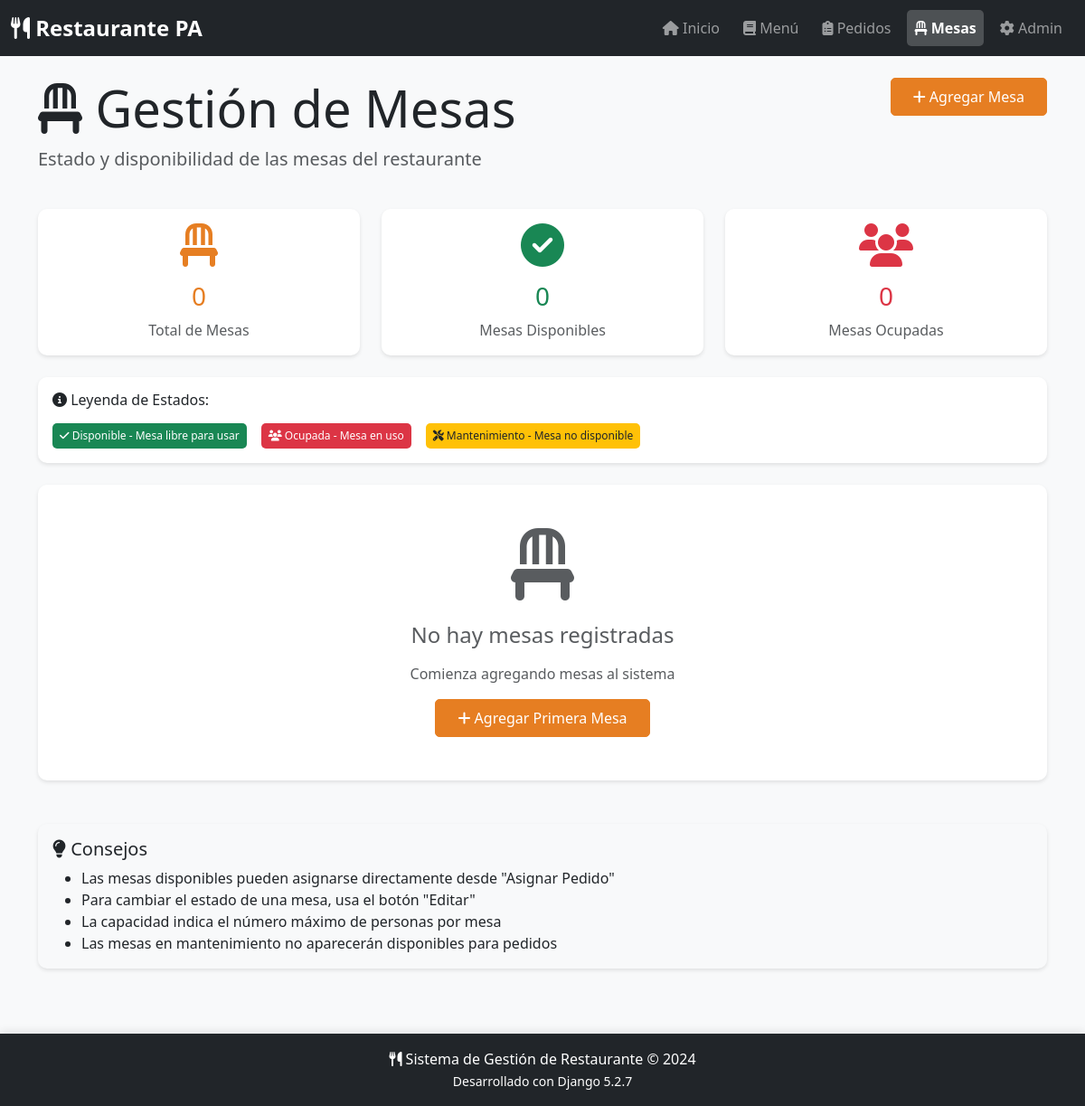
Before: /mesas/ with the older database file.
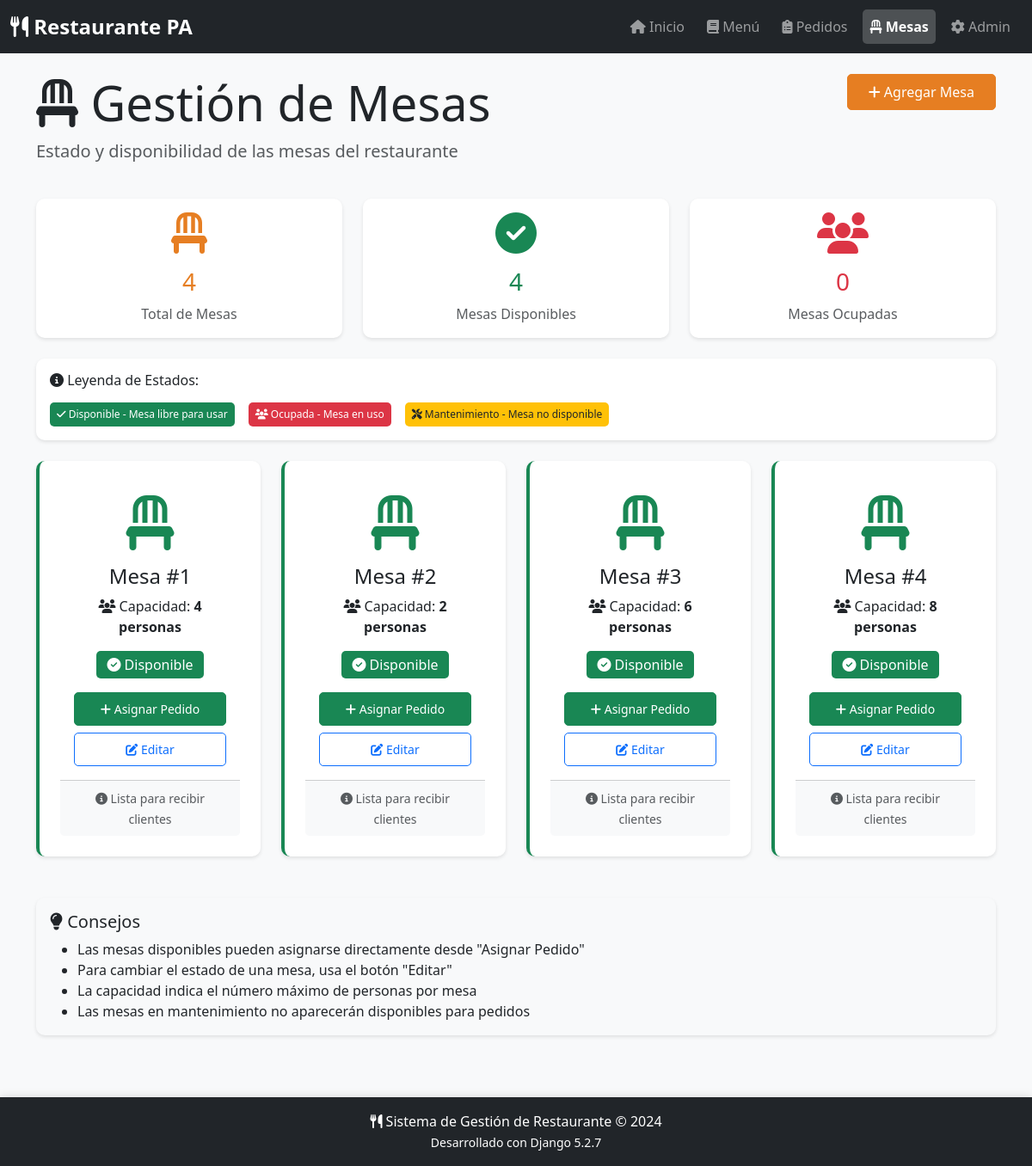
After: the same page with the newer database file.
### core/models.py (models this page shows, shortened)
class Mesa(models.Model):
    capacidad = models.PositiveIntegerField()
    estado = models.ForeignKey(Estado, on_delete=models.PROTECT)

class Estado(models.Model):
    nombre = models.CharField(max_length=100)
    tipo_estado = models.ForeignKey(TipoEstado, on_delete=models.PROTECT)

### core/views.py (the view)
# urls.py: path('mesas/', views.mesas, name='mesas'),
def mesas(request):
    mesas_list = Mesa.objects.all().select_related('estado')
    disponibles = mesas_list.filter(estado__nombre='Disponible').count()
    ocupadas = mesas_list.filter(estado__nombre='Ocupada').count()
    context = {
        'mesas': mesas_list,
        'total_mesas': mesas_list.count(),
        'disponibles': disponibles,
        'ocupadas': ocupadas,
    }
    return render(request, 'core/mesas.html', context)

### core/templates/core/mesas.html (shortened to what the changed rows need)
{% extends 'base.html' %}
{% block content %}
<div class="container">
    <div class="row mb-4">
        <div class="col-md-8">
            <h1 class="display-4">
                <i class="fas fa-chair"></i> Gestión de Mesas
            </h1>
        </div>
    </div>
    <div class="row g-4 mb-4">
        <div class="col-md-4">
            <div class="card text-center border-primary">
                <div class="card-body">
                    <i class="fas fa-chair fa-3x text-primary mb-3"></i>
                    <h3 class="text-primary">{{ total_mesas }}</h3>
                    <p class="text-muted mb-0">Total de Mesas</p>
                </div>
            </div>
        </div>
        <div class="col-md-4">
            <div class="card text-center border-success">
                <div class="card-body">
                    <i class="fas fa-check-circle fa-3x text-success mb-3"></i>
                    <h3 class="text-success">{{ disponibles }}</h3>
                    <p class="text-muted mb-0">Mesas Disponibles</p>
                </div>
            </div>
        </div>
    </div>
    <div class="row g-4">
        {% if mesas %}
            {% for mesa in mesas %}
            <div class="col-md-6 col-lg-4 col-xl-3">
                <div class="card h-100 mesa-card
                            {% if mesa.estado.nombre == 'Disponible' %}mesa-disponible border-success
                            {% elif mesa.estado.nombre == 'Ocupada' %}mesa-ocupada border-danger
                            {% else %}border-warning{% endif %}">
                    <div class="card-body text-center">
                        <div class="mb-3">
                            <i class="fas fa-chair fa-4x
                                {% if mesa.estado.nombre == 'Disponible' %}text-success
                                {% elif mesa.estado.nombre == 'Ocupada' %}text-danger
                                {% else %}text-warning{% endif %}">
                            </i>
                        </div>
                        <h4 class="card-title mb-2">
                            Mesa #{{ mesa.id }}
                        </h4>
                        <p class="card-text mb-3">
                            <i class="fas fa-users"></i> Capacidad:
                            <strong>{{ mesa.capacidad }} personas</strong>
                        </p>
                        <div class="mb-3">
                            {% if mesa.estado.nombre == 'Disponible' %}
                                <span class="badge bg-success fs-6">
                                    <i class="fas fa-check-circle"></i> {{ mesa.estado.nombre }}
                                </span>
                            {% elif mesa.estado.nombre == 'Ocupada' %}
                                <span class="badge bg-danger fs-6">
                                    <i class="fas fa-user-clock"></i> {{ mesa.estado.nombre }}
                                </span>
                            {% else %}
                                <span class="badge bg-warning text-dark fs-6">
                                    <i class="fas fa-exclamation-triangle"></i> {{ mesa.estado.nombre }}
                                </span>
                            {% endif %}
                        </div>
                        <div class="d-grid gap-2">
                            {% if mesa.estado.nombre == 'Disponible' %}
                                <a href="{% url 'core:crear_pedido' %}?mesa={{ mesa.id }}"
                                   class="btn btn-success btn-sm">
                                    <i class="fas fa-plus"></i> Asignar Pedido
                                </a>
                            {% elif mesa.estado.nombre == 'Ocupada' %}
                                <button class="btn btn-outline-danger btn-sm" disabled>
                                    <i class="fas fa-lock"></i> En Uso
                                </button>
                            {% endif %}
                            <a href="/admin/core/mesa/{{ mesa.id }}/change/"
                               class="btn btn-outline-primary btn-sm"
                               target="_blank">
                                <i class="fas fa-edit"></i> Editar
                            </a>
                        </div>
                    </div>
                    <div class="card-footer bg-light">
                        <small class="text-muted">
                            <i class="fas fa-info-circle"></i>
                            {% if mesa.estado.nombre == 'Disponible' %}
                                Lista para recibir clientes
                            {% elif mesa.estado.nombre == 'Ocupada' %}
                                Mesa actualmente ocupada
                            {% else %}
                                No disponible temporalmente
                            {% endif %}
                        </small>
                    </div>
                </div>
            </div>
            {% endfor %}
        {% else %}
            <div class="col-12">
                <div class="card">
                    <div class="card-body text-center py-5">
                        <i class="fas fa-chair fa-5x text-muted mb-4"></i>
                        <h4 class="text-muted mb-3">No hay mesas registradas</h4>
                        <p class="text-muted">Comienza agregando mesas al sistema</p>
                        <a href="/admin/core/mesa/add/" class="btn btn-primary" target="_blank">
                            <i class="fas fa-plus"></i> Agregar Primera Mesa
                        </a>
                    </div>
                </div>
            </div>
        {% endif %}
    </div>
</div>
{% endblock %}

Changed rows visible on the page:
added Mesa: id "1", capacidad "4", estado.nombre "Disponible", shows "Lista para recibir clientes"
added Mesa: id "2", capacidad "2", estado.nombre "Disponible", shows "Lista para recibir clientes"
added Mesa: id "3", capacidad "6", estado.nombre "Disponible", shows "Lista para recibir clientes"
added Mesa: id "4", capacidad "8", estado.nombre "Disponible", shows "Lista para recibir clientes"
Other visible differences:
{{ total_mesas }}: "0" → "4"
{{ disponibles }}: "0" → "4"
text no longer shown: "No hay mesas registradas Comienza agregando mesas al sistema Agregar Primera Mesa"
